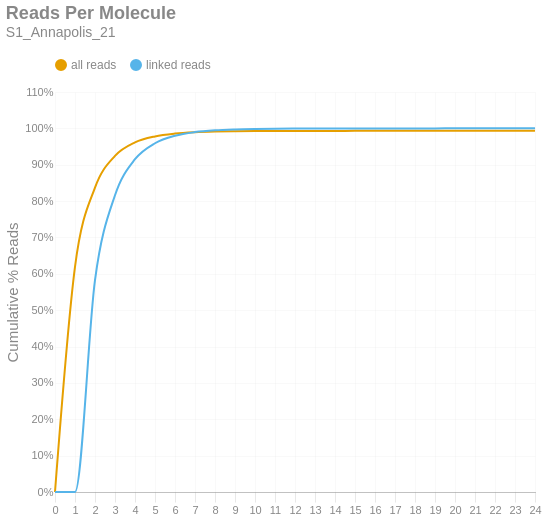

Notebook source saved alongside this figure:
### Markdown cell above
### Reads per Molecule
This chart shows the cumulative distribution of the number of reads per linked molecule. That is, how many alignments are associated with a unique molecule. This excludes the number of reads associated with invalid or absent linked-read barcodes. The `linked` histogram is the percentages recalculated when disregarding singletons.

### Code cell
if SKIPLR:
    print_html(f"Skipped")
else:
    counts = np.bincount(valids['reads'].cast(pl.Int64).to_numpy())
    weighted = counts * np.arange(len(counts))
    all_perc = weighted / n_reads
    linked_perc = weighted / n_linked_reads
    linked_perc[1] = 0
    binned_df = pl.DataFrame({
        'readsper': list(range(len(counts))),
        'all reads (cumsum)': np.cumsum(all_perc).tolist(),
        'linked reads (cumsum)': np.cumsum(linked_perc).tolist(),
    })

    with SafeRender(binned_df):
        (
            density_plot(binned_df, 'Reads Per Molecule', samplename, 'readspmol')
            .encode(
                x=alt.X('readsper:O', title=None).axis(labelAngle=0).scale(padding=0),
                y=alt.Y('value:Q', title='Cumulative % Reads').axis(format='%').stack(False),
                color=alt.Color("key:N").scale(domain=["all reads", "linked reads"]),
                tooltip=[
                    alt.Tooltip("key:N", title="Data Type"),
                    alt.Tooltip("readsper:O", title="Reads Per Molecule"),
                    alt.Tooltip("value:Q", format=".2%", title="% Reads (Cum.)")
                ]            
            )
        ).display()

### Figure 1 — Vega-Lite specification as saved in the notebook (floating-point values rounded to 4 significant figures)
{"width": "container", "height": 400, "config": {"title": {"anchor": "start", "dy": -15, "fontSize": 18, "color": "#888888", "subtitleColor": "#888888", "subtitleFontSize": 14}, "arc": {"fill": "#0072B2"}, "axis": {"domainColor": "#888888", "domainWidth": 0.5, "gridWidth": 0.2, "grid": false, "titleFontWeight": 400, "titleFontSize": 15, "labelFontSize": 11, "labelColor": "#888888", "tickColor": "#888888", "tickWidth": 0.2, "titleColor": "#888888"}, "axisBand": {"grid": false}, "axisX": {"grid": true, "tickSize": 10, "domainCap": "round"}, "axisY": {"domain": false, "grid": true, "tickSize": 0, "domainCap": "round"}, "background": "transparent", "header": {"labelFontSize": 15, "labelColor": "#888888", "titleFontSize": 15, "titleFontWeight": 600, "titleColor": "#888888"}, "legend": {"labelFont": "sans-serif", "labelFontSize": 12, "labelColor": "#888888", "symbolSize": 100, "symbolType": "circle", "titleFontSize": 12, "titlePadding": 10, "titleColor": "#888888", "title": null, "orient": "top"}, "range": {"category": ["#E69F00", "#56B4E9", "#009E73", "#F0E442", "#0072B2", "#D55E00", "#CC79A7", "#000000"], "diverging": ["#cfe8f3", "#a2d4ec", "#73bfe2", "#46abdb", "#1696d2", "#12719e"]}, "area": {"fill": "#0072B2", "fillOpacity": 0.7, "line": true, "strokeOpacity": 0.7}, "line": {"color": "#0072B2", "stroke": "#0072B2", "strokeWidth": 2}, "trail": {"color": "#0072B2", "stroke": "#0072B2", "strokeWidth": 0, "size": 1}, "point": {"filled": true, "fillOpacity": 1.0, "size": 95}, "text": {"color": "#888888", "fontSize": 11, "align": "right", "fontWeight": 400, "size": 11}, "bar": {"fill": "#0072B2", "stroke": null}, "view": {"stroke": null, "continuousWidth": 660, "continuousHeight": 400}}, "data": {"name": "data-e1a6b13d55f688dfa866e2eac0a803c8"}, "mark": {"type": "line", "interpolate": "monotone", "point": {"opacity": 0, "size": 275}}, "encoding": {"color": {"field": "key", "scale": {"domain": ["all reads", "linked reads"]}, "type": "nominal"}, "tooltip": [{"field": "key", "title": "Data Type", "type": "nominal"}, {"field": "readsper", "title": "Reads Per Molecule", "type": "ordinal"}, {"field": "value", "format": ".2%", "title": "% Reads (Cum.)", "type": "quantitative"}], "x": {"axis": {"labelAngle": 0}, "field": "readsper", "scale": {"padding": 0}, "title": null, "type": "ordinal"}, "y": {"axis": {"format": "%"}, "field": "value", "stack": false, "title": "Cumulative % Reads", "type": "quantitative"}}, "params": [{"name": "param_c36ac31b6afebe62", "select": {"type": "point", "fields": ["key"]}, "bind": "legend"}], "title": {"text": "Reads Per Molecule", "subtitle": "S1_Annapolis_21"}, "transform": [{"fold": ["all reads (cumsum)", "linked reads (cumsum)"]}, {"calculate": "replace(datum.key, ' (cumsum)', '')", "as": "key"}, {"filter": {"param": "param_c36ac31b6afebe62"}}], "usermeta": {"embedOptions": {"downloadFileName": "S1_Annapolis_21.readspmol"}}, "$schema": "https://vega.github.io/schema/vega-lite/v6.1.0.json", "datasets": {"data-e1a6b13d55f688dfa866e2eac0a803c8": [{"readsper": 0, "all reads (cumsum)": 0.0, "linked reads (cumsum)": 0.0}, {"readsper": 1, "all reads (cumsum)": 0.6191, "linked reads (cumsum)": 0.0}, {"readsper": 2, "all reads (cumsum)": 0.837, "linked reads (cumsum)": 0.5826}, {"readsper": 3, "all reads (cumsum)": 0.9243, "linked reads (cumsum)": 0.816}, {"readsper": 4, "all reads (cumsum)": 0.9614, "linked reads (cumsum)": 0.9151}, {"readsper": 5, "all reads (cumsum)": 0.9778, "linked reads (cumsum)": 0.9591}, {"readsper": 6, "all reads (cumsum)": 0.9856, "linked reads (cumsum)": 0.9798}, {"readsper": 7, "all reads (cumsum)": 0.9893, "linked reads (cumsum)": 0.9898}, {"readsper": 8, "all reads (cumsum)": 0.9912, "linked reads (cumsum)": 0.9948}, {"readsper": 9, "all reads (cumsum)": 0.9921, "linked reads (cumsum)": 0.9972}, {"readsper": 10, "all reads (cumsum)": 0.9926, "linked reads (cumsum)": 0.9985}, {"readsper": 11, "all reads (cumsum)": 0.9928, "linked reads (cumsum)": 0.9992}, {"readsper": 12, "all reads (cumsum)": 0.993, "linked reads (cumsum)": 0.9995}, {"readsper": 13, "all reads (cumsum)": 0.993, "linked reads (cumsum)": 0.9997}, {"readsper": 14, "all reads (cumsum)": 0.9931, "linked reads (cumsum)": 0.9998}, {"readsper": 15, "all reads (cumsum)": 0.9931, "linked reads (cumsum)": 0.9999}, {"readsper": 16, "all reads (cumsum)": 0.9931, "linked reads (cumsum)": 0.9999}, {"readsper": 17, "all reads (cumsum)": 0.9931, "linked reads (cumsum)": 1.0}, {"readsper": 18, "all reads (cumsum)": 0.9931, "linked reads (cumsum)": 1.0}, {"readsper": 19, "all reads (cumsum)": 0.9931, "linked reads (cumsum)": 1.0}, {"readsper": 20, "all reads (cumsum)": 0.9931, "linked reads (cumsum)": 1.0}, {"readsper": 21, "all reads (cumsum)": 0.9931, "linked reads (cumsum)": 1.0}, {"readsper": 22, "all reads (cumsum)": 0.9931, "linked reads (cumsum)": 1.0}, {"readsper": 23, "all reads (cumsum)": 0.9931, "linked reads (cumsum)": 1.0}, {"readsper": 24, "all reads (cumsum)": 0.9931, "linked reads (cumsum)": 1.0}]}}
